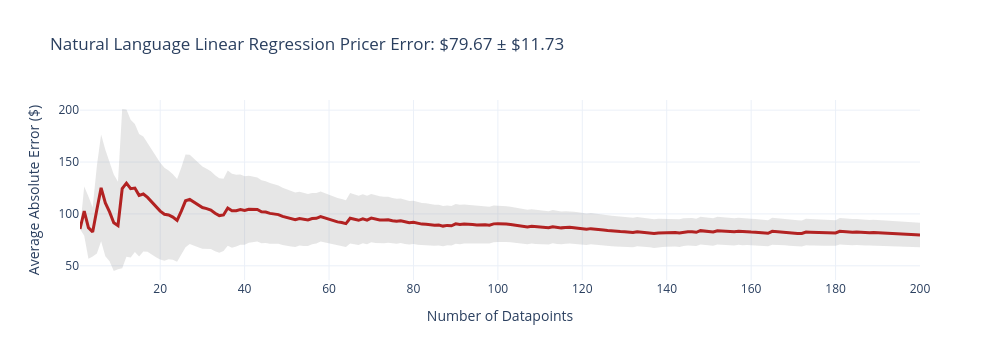
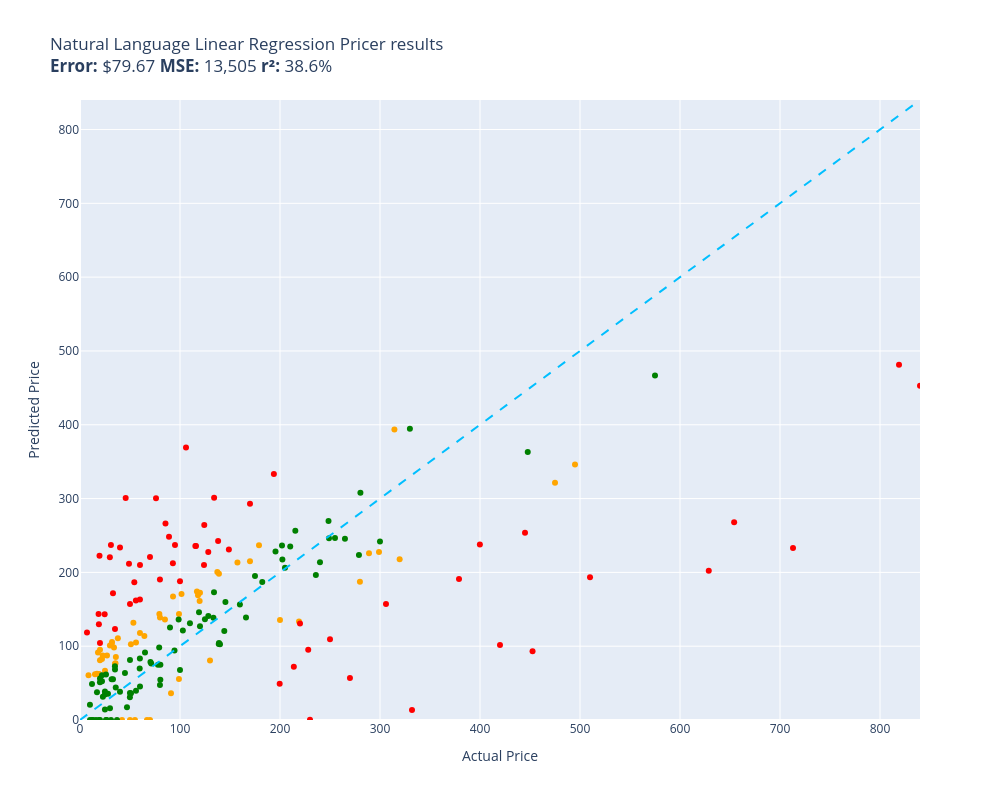

Notebook cell for these charts, in order:
### Code cell
evaluate(natural_language_linear_regression_pricer, test)

### Figure 1 — Plotly figure (JSON) as saved in the notebook; plotly's stock layout.template omitted (floating-point values rounded to 4 significant figures; data arrays with more than 128 entries replaced by an {"elided": "..."} marker saying what was removed)
{"data": [{"fill": "toself", "fillcolor": "rgba(128,128,128,0.2)", "hoverinfo": "skip", "line": {"color": "rgba(255,255,255,0)"}, "name": "95% CI", "showlegend": false, "type": "scatter", "x": {"elided": "400 int values"}, "y": {"elided": "400 float values"}}, {"customdata": {"elided": "200x1 float values"}, "hovertemplate": "n=%{x}<br>Avg Error=$%{y:,.2f}<br>±95% CI=$%{customdata[0]:,.2f}<extra></extra>", "line": {"color": "firebrick", "width": 3}, "mode": "lines", "name": "Cumulative Avg Error", "type": "scatter", "x": {"elided": "200 int values"}, "y": {"elided": "200 float values"}}], "layout": {"height": 360, "showlegend": false, "title": {"text": "Natural Language Linear Regression Pricer Error: $79.67 ± $11.73"}, "width": 1000, "xaxis": {"title": {"text": "Number of Datapoints"}}, "yaxis": {"title": {"text": "Average Absolute Error ($)"}}}}

### Figure 2 — Plotly figure (JSON) as saved in the notebook; plotly's stock layout.template omitted (floating-point values rounded to 4 significant figures)
{"data": [{"customdata": [["Old Blood Noise Excess V2 Distortion Cho...\nGuess=$133.41 Actual=$219.00"], ["NewPower99 Battery Kit for Samsung Galax...\nGuess=$0.00 Actual=$54.95"], ["EXMAX NG-10X Fresnel Lens Focusing Adapt...\nGuess=$0.00 Actual=$69.98"], ["46mm Digital Pro High-Resolution Close-U...\nGuess=$80.81 Actual=$19.99"], ["GJY Portable TV,10.6 inch Mini TV for AT...\nGuess=$143.47 Actual=$79.36"], ["HK SYSTEMS 13\" Heavy Duty Black \"Push\" O...\nGuess=$136.02 Actual=$84.95"], ["Mini PC, Kinupute Desktop Computer E3-12...\nGuess=$345.99 Actual=$495.00"], ["10GBase-LR SFP+ Transceiver, Handar 10GB...\nGuess=$95.13 Actual=$19.99"], ["Deco Mount Pro Tripod Microphone Stand w...\nGuess=$117.88 Actual=$59.95"], ["Southwire 120V/15A Right Angle User Atta...\nGuess=$110.87 Actual=$37.87"], ["DALDED LED Light Kit for Lego Sonic Gree...\nGuess=$66.77 Actual=$24.99"], ["152MM Hole Saws M42 Bi-Metal High Speed ...\nGuess=$91.55 Actual=$17.99"], ["Baseball Backpacks Large 18 Inch Bookbag...\nGuess=$103.33 Actual=$31.77"], ["Adams Check Payment and Deposit Register...\nGuess=$76.86 Actual=$35.49"], ["3D Tree Hole Branches 075 Stair Risers D...\nGuess=$80.56 Actual=$129.99"], ["KOHLER 18865-CP Filtered Water Faucet, P...\nGuess=$321.35 Actual=$475.00"], ["Fjallraven, Kanken Laptop 15\" Backpack f...\nGuess=$161.36 Actual=$119.65"], ["Projector, CRAZVIEW Projector with WiFi ...\nGuess=$131.89 Actual=$53.40"], ["Festool 492370 Platin 2 S1000 Grit 6-Inc...\nGuess=$36.33 Actual=$91.00"], ["Miyaya@ Funny Animal Masks Collection fo...\nGuess=$62.61 Actual=$16.99"], ["Trail Gear Twin Stick Kit for Top Shift ...\nGuess=$187.42 Actual=$279.92"], ["Beck/Arnley 0421945 Air Filter\nGuess=$85.25 Actual=$35.87"], ["Ceramic Talavera Mexican Tile 4x4\", 9 Pi...\nGuess=$100.85 Actual=$29.95"], ["Marvel Legends Series X-Men 6-Inch Archa...\nGuess=$55.52 Actual=$98.95"], ["Intrepid International Dressage Letters-...\nGuess=$87.49 Actual=$26.99"], ["EMART Photography C Stand with Boom Arm,...\nGuess=$172.30 Actual=$119.99"], ["Replacement Remote Control for PANASONIC...\nGuess=$76.09 Actual=$34.95"], ["KS K-STORM Replacement Silicone Mushroom...\nGuess=$60.80 Actual=$8.50"], ["LSSAGOON Backpack for Women Teen Kids Gi...\nGuess=$98.11 Actual=$33.99"], ["Grey Pneumatic 1311SD Impact Socket Set\nGuess=$213.31 Actual=$157.43"], ["4pc Wheel Spacers Adapters 4\" (2inch Per...\nGuess=$174.21 Actual=$116.95"], ["LSI Broadcom SAS 9300-8i 8-port 12Gb/s S...\nGuess=$168.99 Actual=$118.00"], ["Mikrotik RB3011UIAS-RM RouterBOARD 10xGi...\nGuess=$227.59 Actual=$299.00"], ["AC Compressor & A/C Kit For BMW 335i 335...\nGuess=$393.55 Actual=$314.41"], ["Linkloos Solar Street Lights Outdoor Wat...\nGuess=$104.96 Actual=$55.99"], ["Universal Power Group 12V 100Ah Sealed L...\nGuess=$135.48 Actual=$199.99"], ["Auertech Portable Washing Machine, 14lbs...\nGuess=$143.68 Actual=$98.99"], ["18 Inch White Undermount Kitchen Sink - ...\nGuess=$236.68 Actual=$179.00"], ["New Replacement seat cover fits Yamaha M...\nGuess=$198.11 Actual=$138.95"], ["Evan Fischer Radiator Cooling Fan Assemb...\nGuess=$200.61 Actual=$137.34"], ["Raspberry Pi 3 Model B+ Aluminum Case Me...\nGuess=$62.14 Actual=$14.99"], ["LCD Screen for Dell Inspiron 17R 17.3\" H...\nGuess=$113.77 Actual=$64.37"], ["CTLAMP XL-2100 Professional Quality XL-2...\nGuess=$105.68 Actual=$32.00"], ["Baumgartens Sicurix Blank PVC ID Cards (...\nGuess=$62.27 Actual=$19.11"], ["Venom Power Terra Hunter R/T+ R/T All-Te...\nGuess=$217.85 Actual=$319.65"], ["Audio Techinca ATW-T1002 System 10 Handh...\nGuess=$225.83 Actual=$289.00"], ["LD Compatible Ink Cartridge Replacement ...\nGuess=$0.00 Actual=$41.99"], ["BXYJY for Samsung Galaxy Z Fold 3 Case w...\nGuess=$0.00 Actual=$49.99"], ["sabermaster TCG Playmat yugioh playmat T...\nGuess=$82.80 Actual=$21.99"], ["Star Wars Die-Cast Metal TITANIUM Series...\nGuess=$87.53 Actual=$22.70"], ["DuraGo BR5330 Front Vented Disc Brake Ro...\nGuess=$170.88 Actual=$101.51"], ["Samsung DA97-07603B Freezer Ice Maker As...\nGuess=$167.25 Actual=$93.02"], ["KZ ZS10 Pro in Ear Monitor Headphone KZ ...\nGuess=$0.00 Actual=$66.99"], ["Pyle 2x120 Watt Home Audio Speaker Power...\nGuess=$102.68 Actual=$50.92"], ["MonMount Triple Monitor Stand Freestandi...\nGuess=$138.95 Actual=$79.99"], ["Xiaomi Redmi 10 2022 NFC 4G LTE (128GB +...\nGuess=$214.97 Actual=$169.99"]], "hovertemplate": "%{customdata[0]}<extra></extra>", "legendgroup": "orange", "marker": {"color": "orange", "size": 6, "symbol": "circle"}, "mode": "markers", "name": "orange", "orientation": "v", "showlegend": true, "type": "scatter", "x": [219.0, 54.95, 69.98, 19.99, 79.36, 84.95, 495.0, 19.99, 59.95, 37.87, 24.99, 17.99, 31.77, 35.49, 130.0, 475.0, 119.7, 53.4, 91.0, 16.99, 279.9, 35.87, 29.95, 98.95, 26.99, 120.0, 34.95, 8.5, 33.99, 157.4, 117.0, 118.0, 299.0, 314.4, 55.99, 200.0, 98.99, 179.0, 138.9, 137.3, 14.99, 64.37, 32.0, 19.11, 319.6, 289.0, 41.99, 49.99, 21.99, 22.7, 101.5, 93.02, 66.99, 50.92, 79.99, 170.0], "xaxis": "x", "y": [133.4, 0.0, 0.0, 80.81, 143.5, 136.0, 346.0, 95.13, 117.9, 110.9, 66.77, 91.55, 103.3, 76.86, 80.56, 321.4, 161.4, 131.9, 36.33, 62.61, 187.4, 85.25, 100.8, 55.52, 87.49, 172.3, 76.09, 60.8, 98.11, 213.3, 174.2, 169.0, 227.6, 393.6, 105.0, 135.5, 143.7, 236.7, 198.1, 200.6, 62.14, 113.8, 105.7, 62.27, 217.9, 225.8, 0.0, 0.0, 82.8, 87.53, 170.9, 167.3, 0.0, 102.7, 138.9, 215.0], "yaxis": "y"}, {"customdata": [["telpo Headlight Assembly Fit For 15 Camr...\nGuess=$235.83 Actual=$115.99"], ["Stand for Raven Pro Document Scanner - P...\nGuess=$220.42 Actual=$29.85"], ["RBC12-UPC Replacement Battery Cartridge ...\nGuess=$0.39 Actual=$229.99"], ["Bam France 2002XL Contoured Hightech Bla...\nGuess=$232.89 Actual=$713.00"], ["Metabo HPT 36V MultiVolt™ Cordless Rotar...\nGuess=$191.01 Actual=$379.00"], ["Innovative Percussion CB-6 Chamois Bass ...\nGuess=$186.64 Actual=$54.32"], ["LOVE MEI Galaxy S10 Lite Case, Military ...\nGuess=$171.57 Actual=$32.98"], ["CORSAIR Dominator Platinum RGB 32GB (2x1...\nGuess=$210.06 Actual=$124.00"], ["Bam Trekking 3027SB Single Black Clarine...\nGuess=$13.71 Actual=$332.00"], ["DEWALT 20V MAX* XR Impact Driver with Bl...\nGuess=$92.98 Actual=$452.53"], ["Scranton & Co 3 Drawer Mobile File Cabin...\nGuess=$235.68 Actual=$115.35"], ["Canon EOS Rebel T7 Digital SLR Camera wi...\nGuess=$481.29 Actual=$819.00"], ["Task T24287 Roman Ogee Router Bit with 1...\nGuess=$161.91 Actual=$55.88"], ["Travelpro Platinum Elite Slim Business L...\nGuess=$72.03 Actual=$213.83"], ["JRready ST6313 DT Deutsch Connector Kit,...\nGuess=$49.13 Actual=$199.68"], ["15\" Locking Shower Head Extension Arm in...\nGuess=$190.26 Actual=$79.95"], ["Mylites+ Standard Comic Book Mylar Sleev...\nGuess=$123.19 Actual=$34.99"], ["Dakota Alert MURS Alert Probe Sensor - M...\nGuess=$130.85 Actual=$219.99"], ["Diversitech WG840585 Motor, (Ddb) 1/3Hp,...\nGuess=$301.14 Actual=$134.12"], ["Retevis RT68 Soft Earhook Walkie Talkie ...\nGuess=$118.45 Actual=$6.99"], ["MC: Pindicator (Dual Intensity Amber)\nGuess=$233.71 Actual=$40.00"], ["Poison Spyder 10-08-020 Rocker Knocker\nGuess=$202.31 Actual=$628.76"], ["Lighted Triangle Mirror Cabinet Bathroom...\nGuess=$253.68 Actual=$445.00"], ["BESTILL Wall Mounted Shower Faucet Set, ...\nGuess=$300.33 Actual=$76.00"], ["Engine Thermostat, Replace 19301-PAA-306...\nGuess=$129.60 Actual=$18.89"], ["Dell Optiplex 390 Desktop Computer i3 3....\nGuess=$264.20 Actual=$124.27"], ["Neporal Full Spectrum Light Bulb, 6000K ...\nGuess=$143.76 Actual=$18.59"], ["LEGO Marvel Avengers War Machine Buster ...\nGuess=$163.42 Actual=$59.95"], ["Kingston Brass KS269SN Kingston Clawfoot...\nGuess=$156.99 Actual=$305.99"], ["KOHLER K-1185540-CP Assembly-Slider\nGuess=$300.82 Actual=$45.67"], ["Trim Kit for 2-handle Shower & Tub Valve...\nGuess=$237.07 Actual=$94.99"], ["iPhone 12/12 Pro Nicaragua Guardabarranc...\nGuess=$104.22 Actual=$19.97"], ["Pioneer 2AM401-BN Two Handle Kitchen Fau...\nGuess=$95.32 Actual=$228.22"], ["Aeromotive 13304 Regulator, X1 Adjustabl...\nGuess=$57.01 Actual=$269.95"], ["4LT LUMINETTE Vanity Opal GLS BSN\nGuess=$187.98 Actual=$99.99"], ["Canon Sure Shot 90u 35mm Date Camera\nGuess=$237.67 Actual=$399.89"], ["Wilkinson LOW GAUSS Vintage Tone Strat S...\nGuess=$237.23 Actual=$30.93"], ["Ibanez M510OVS Acoustic Mandolin in Vint...\nGuess=$293.09 Actual=$169.99"], ["Berta (6 Pieces) 1-1/4 inch Overlay, 90 ...\nGuess=$143.26 Actual=$24.66"], ["CradlePoint Compact Broadband Router (CB...\nGuess=$248.29 Actual=$89.00"], ["ECCPP Power Steering Pump for 2009-2010 ...\nGuess=$266.35 Actual=$85.48"], ["Skullcandy Hesh Evo Bluetooth Headphones...\nGuess=$220.70 Actual=$69.99"], ["ROHL WSGUM3018WH Wire Sink Grids, White\nGuess=$227.52 Actual=$128.28"], ["ASUS VY279HE-W 27” 1080P Monitor - White...\nGuess=$242.52 Actual=$138.10"], ["Music Hall pa15.3 MM/MC Phono Preamplifi...\nGuess=$109.36 Actual=$250.00"], ["Lorell Bell Chair Glide, 2.5\", Black\nGuess=$222.37 Actual=$19.50"], ["4 Inches Rolled Muffler Tip Catback Exha...\nGuess=$333.28 Actual=$193.88"], ["Competition Clutch Disc and Pressure Pla...\nGuess=$193.32 Actual=$510.00"], ["KUNFINE Android Radio CarPlay & Android ...\nGuess=$369.18 Actual=$106.00"], ["A-Premium Front Suspension Steering Knuc...\nGuess=$211.72 Actual=$48.99"], ["Dell XPS 13 9343-2727SLV 13.3\" Full HD S...\nGuess=$452.95 Actual=$839.99"], ["Pacific Drums PDCM1618TTRB 16 x 18 Inche...\nGuess=$101.51 Actual=$419.99"], ["Vinyl Soft Top Roll-up Adjustable Truck ...\nGuess=$231.10 Actual=$148.88"], ["Blanco 230966 Valea Stainless Steel Sink...\nGuess=$212.52 Actual=$92.88"], ["Empava 24\" Single Wall Ovens 10 Cooking ...\nGuess=$267.90 Actual=$654.14"], ["Viola Bow 4/4 Full Size Carbon Fiber (Bl...\nGuess=$157.15 Actual=$49.99"], ["Fender Hendrix Voodoo Child Coiled Instr...\nGuess=$210.05 Actual=$59.99"]], "hovertemplate": "%{customdata[0]}<extra></extra>", "legendgroup": "red", "marker": {"color": "red", "size": 6, "symbol": "circle"}, "mode": "markers", "name": "red", "orientation": "v", "showlegend": true, "type": "scatter", "x": [116.0, 29.85, 230.0, 713.0, 379.0, 54.32, 32.98, 124.0, 332.0, 452.5, 115.3, 819.0, 55.88, 213.8, 199.7, 79.95, 34.99, 220.0, 134.1, 6.99, 40.0, 628.8, 445.0, 76.0, 18.89, 124.3, 18.59, 59.95, 306.0, 45.67, 94.99, 19.97, 228.2, 269.9, 99.99, 399.9, 30.93, 170.0, 24.66, 89.0, 85.48, 69.99, 128.3, 138.1, 250.0, 19.5, 193.9, 510.0, 106.0, 48.99, 840.0, 420.0, 148.9, 92.88, 654.1, 49.99, 59.99], "xaxis": "x", "y": [235.8, 220.4, 0.3932, 232.9, 191.0, 186.6, 171.6, 210.1, 13.71, 92.98, 235.7, 481.3, 161.9, 72.03, 49.13, 190.3, 123.2, 130.9, 301.1, 118.5, 233.7, 202.3, 253.7, 300.3, 129.6, 264.2, 143.8, 163.4, 157.0, 300.8, 237.1, 104.2, 95.32, 57.01, 188.0, 237.7, 237.2, 293.1, 143.3, 248.3, 266.3, 220.7, 227.5, 242.5, 109.4, 222.4, 333.3, 193.3, 369.2, 211.7, 453.0, 101.5, 231.1, 212.5, 267.9, 157.1, 210.1], "yaxis": "y"}, {"customdata": [["SuppliesOutlet Compatible Toner Cartridg...\nGuess=$120.66 Actual=$144.29"], ["ACDelco GM Original Equipment FW339 Fron...\nGuess=$256.46 Actual=$215.33"], ["8544771 Dryer Heating Element, 279816 Th...\nGuess=$43.93 Actual=$35.74"], ["Pump Head TBVECHI 175PSI 4KW 5.5HP 21CFM...\nGuess=$394.50 Actual=$329.90"], ["Panasonic KX-TG6511B DECT 6.0 PLUS Expan...\nGuess=$98.28 Actual=$79.20"], ["LD Products Compatible Toner Cartridge R...\nGuess=$81.20 Actual=$49.98"], ["APS iBoard 6-inch Aluminum (Black Powder...\nGuess=$234.93 Actual=$210.23"], ["PEMP E65 E66 CDC Simulate Optical Fiber ...\nGuess=$146.07 Actual=$119.00"], ["Intermatic PX300 12V 300W Transformer wi...\nGuess=$173.02 Actual=$134.00"], ["SKB iSeries 3i-13096-6KP Case for BlackM...\nGuess=$195.23 Actual=$174.99"], ["June Garden 12\" Sweet Dolly Charlotte - ...\nGuess=$56.28 Actual=$19.99"], ["Aolemi Oil Rubbed Bronze Single Function...\nGuess=$136.29 Actual=$98.65"], ["Clementoni 39132.5 Jigsaw Puzzle 1,000 P...\nGuess=$47.46 Actual=$79.95"], ["GanFindX Portable Car Hand Controls for ...\nGuess=$156.50 Actual=$159.90"], ["KOMPUTERBAY 4GB 2X 2GB DDR2 1066MHz PC2-...\nGuess=$54.50 Actual=$80.34"], ["Evergreen HSHB2005 Cylinder Head Gasket ...\nGuess=$69.61 Actual=$59.69"], ["Tidal Front + Rear Fender Flares 4PC Poc...\nGuess=$246.46 Actual=$254.99"], ["Wenger City Upgrade Laptop Backpack with...\nGuess=$159.79 Actual=$145.42"], ["AUTOFREE LED Tail Lights Assembly Compat...\nGuess=$236.56 Actual=$201.99"], ["Evan-Fischer Front Bumper Cover Compatib...\nGuess=$217.47 Actual=$202.38"], ["Laisomeke Waterproof Junction Box, Unive...\nGuess=$0.00 Actual=$11.99"], ["Sumerain S1339CM Double Handle Widesprea...\nGuess=$196.31 Actual=$235.86"], ["Webcem Solar Shed Light Outdoor Indoor, ...\nGuess=$74.81 Actual=$77.96"], ["Western Digital Enterprise RE4-GP 2TB SA...\nGuess=$130.94 Actual=$109.95"], ["DIMARZIO 204284 DP 163FBK Blues Bucker G...\nGuess=$125.40 Actual=$89.99"], ["VLAND LED Smoked Taillights Compatible F...\nGuess=$213.85 Actual=$239.99"], ["PM Auto Front Right Quick Complete Strut...\nGuess=$136.37 Actual=$124.94"], ["Tablet PC Cover Compatible with Lenovo T...\nGuess=$55.36 Actual=$31.61"], ["Ultra Duster Canned Air Net 10 Oz 6-Pack\nGuess=$30.89 Actual=$49.90"], ["IQShield Screen Protector Compatible wit...\nGuess=$20.63 Actual=$9.95"], ["Liberty Imports 12 Pack: US Military Toy...\nGuess=$37.43 Actual=$16.98"], ["Pidoko Kids Train Table, Grey with 90 Pc...\nGuess=$126.90 Actual=$119.97"], ["Satco S9596, 4 Count (Pack of 1), 4.18\nGuess=$48.83 Actual=$12.00"], ["ANZO USA 111207 GMC SIERRA 99-06 / YUKON...\nGuess=$186.86 Actual=$182.28"], ["KUNN Small Electrician Tool Pouch Utilit...\nGuess=$52.33 Actual=$21.99"], ["Walker Exhaust Ultra EPA 16478 Direct Fi...\nGuess=$466.57 Actual=$574.99"], ["GE RPWF SmartWater Comparable Refrigerat...\nGuess=$0.00 Actual=$36.99"], ["Urth 62mm UV, Circular Polarizing (CPL),...\nGuess=$104.45 Actual=$139.00"], ["MGP Caliper Covers 39011SACURD Red Powde...\nGuess=$246.31 Actual=$249.00"], ["Royal Designs, Inc. Decorative Abundant ...\nGuess=$38.52 Actual=$24.95"], ["NewFantasia Replacement Audio Cable with...\nGuess=$0.00 Actual=$31.00"], ["MONOCARBON Forged Carbon Fiber Case for ...\nGuess=$45.25 Actual=$59.99"], ["DuraGo 29515020 Front Hub Assembly\nGuess=$140.95 Actual=$128.34"], ["MXR Carbon Copy Deluxe Analog Delay Guit...\nGuess=$228.45 Actual=$195.50"], ["Chalkboard Name Badges with Magnetic Bac...\nGuess=$51.22 Actual=$19.95"], ["GENUINE VOLVO THERMOSTAT (3.0, 3.2) S60 ...\nGuess=$121.40 Actual=$102.85"], ["USB Charger, CIVIE High Speed 60W Multip...\nGuess=$0.00 Actual=$15.99"], ["Pyle Wireless Rear View Backup Camera - ...\nGuess=$78.55 Actual=$70.45"], ["Cardone 84-58642 New HEI Electronic Dist...\nGuess=$138.81 Actual=$165.99"], ["Hp Pavilion P7-1257c Motherboard Aahd3-h...\nGuess=$83.42 Actual=$59.86"], ["Kastar Battery Pack Replacement for Sony...\nGuess=$0.00 Actual=$19.99"], ["Amana Tool - SC587 Carbide Tipped 3-Wing...\nGuess=$76.70 Actual=$71.23"], ["AZX Stylus Pencil for Apple iPad Pro 202...\nGuess=$15.98 Actual=$29.99"], ["UPR Mach 1 Chin Spoiler Fits 94-98 Musta...\nGuess=$91.37 Actual=$64.99"], ["SP Air Corporation SP-8102BU 1/4-Inch He...\nGuess=$206.29 Actual=$204.99"], ["Diversitech UC2436-3 Ultralite Condenser...\nGuess=$74.93 Actual=$80.39"], ["200 ' feet True 14 Gauge AWG CCA Speaker...\nGuess=$63.67 Actual=$44.95"], ["APS iBoard (304 Stainless Steel Polished...\nGuess=$245.72 Actual=$264.95"], ["200 Couples Conversation Cards - Enjoy B...\nGuess=$55.28 Actual=$32.97"], ["The Puppet Company - Carpet-Unicorn, Whi...\nGuess=$0.00 Actual=$19.00"], ["KYX Racing Hardened Steel Center Drive S...\nGuess=$17.36 Actual=$46.99"], ["StonKraft Brass Chess Board Game Set wit...\nGuess=$102.76 Actual=$140.00"], ["VIPMOTOZ Sequential Turn Signal Premium ...\nGuess=$223.41 Actual=$278.94"], ["OEM Samsung Remote Control Shipped with ...\nGuess=$39.69 Actual=$56.00"], ["Custom Engagement Logo Desk Embosser Sea...\nGuess=$36.57 Actual=$49.95"], ["520 Pieces Christmas Envelope Seal Stick...\nGuess=$0.00 Actual=$25.99"], ["BestPricedDecals Wine A BIT, You'll Feel...\nGuess=$0.00 Actual=$12.98"], ["VATOS 4 Packs Bubble Machine Gun for Kid...\nGuess=$31.53 Actual=$22.88"], ["Steering Wheel, Carbon Fiber Automotive ...\nGuess=$363.14 Actual=$447.74"], ["VONADO Space Wars Colonial Viper MK1 Bui...\nGuess=$38.35 Actual=$39.99"], ["Replacement Remote Control fit for Sony ...\nGuess=$0.00 Actual=$9.99"], ["Disney Princess Sparkling Princess Sleep...\nGuess=$34.56 Actual=$24.95"], ["Glovion Music Stand Light, Clip On Piano...\nGuess=$35.51 Actual=$27.99"], ["Intex River Run Connect Lounge (Four)\nGuess=$94.25 Actual=$94.49"], ["Think Gizmos Build Your Own Robot Toys f...\nGuess=$14.22 Actual=$24.95"], ["HP Laserjet 2100 Laser Printer W/Test Pr...\nGuess=$241.84 Actual=$299.98"], ["PowerSport Front Rear Brakes and Rotors ...\nGuess=$269.57 Actual=$248.51"], ["VTech Strum and Jam Kidi Musical Guitar ...\nGuess=$60.66 Actual=$21.99"], ["Targus CityGear Durable Backpack, Black,...\nGuess=$138.64 Actual=$133.43"], ["W11130208 W10695459 Refrigerator LED Mod...\nGuess=$0.00 Actual=$26.59"], ["Jada Toys Ryan's World Combo Panda Airli...\nGuess=$72.74 Actual=$34.94"], ["STICKGOO Peel and Stick Backsplash for K...\nGuess=$68.36 Actual=$34.99"], ["Garmin 010-12402-10 GT15M-TM Transom-Mou...\nGuess=$102.93 Actual=$138.74"], ["Fitness Center Gym Room Weight Train Dua...\nGuess=$67.66 Actual=$99.99"], ["For Volvo C70 S70 V70 V40 S40 AC Compres...\nGuess=$307.95 Actual=$280.41"], ["Refresh NSF-53 Premium Replacement Refri...\nGuess=$36.39 Actual=$50.99"], ["NICKSTON Red Sparkling Glitter Slim Band...\nGuess=$61.65 Actual=$25.99"]], "hovertemplate": "%{customdata[0]}<extra></extra>", "legendgroup": "green", "marker": {"color": "green", "size": 6, "symbol": "circle"}, "mode": "markers", "name": "green", "orientation": "v", "showlegend": true, "type": "scatter", "x": [144.3, 215.3, 35.74, 329.9, 79.2, 49.98, 210.2, 119.0, 134.0, 175.0, 19.99, 98.65, 79.95, 159.9, 80.34, 59.69, 255.0, 145.4, 202.0, 202.4, 11.99, 235.9, 77.96, 110.0, 89.99, 240.0, 124.9, 31.61, 49.9, 9.95, 16.98, 120.0, 12.0, 182.3, 21.99, 575.0, 36.99, 139.0, 249.0, 24.95, 31.0, 59.99, 128.3, 195.5, 19.95, 102.8, 15.99, 70.45, 166.0, 59.86, 19.99, 71.23, 29.99, 64.99, 205.0, 80.39, 44.95, 264.9, 32.97, 19.0, 46.99, 140.0, 278.9, 56.0, 49.95, 25.99, 12.98, 22.88, 447.7, 39.99, 9.99, 24.95, 27.99, 94.49, 24.95, 300.0, 248.5, 21.99, 133.4, 26.59, 34.94, 34.99, 138.7, 99.99, 280.4, 50.99, 25.99], "xaxis": "x", "y": [120.7, 256.5, 43.93, 394.5, 98.28, 81.2, 234.9, 146.1, 173.0, 195.2, 56.28, 136.3, 47.46, 156.5, 54.5, 69.61, 246.5, 159.8, 236.6, 217.5, 0.0, 196.3, 74.81, 130.9, 125.4, 213.9, 136.4, 55.36, 30.89, 20.63, 37.43, 126.9, 48.83, 186.9, 52.33, 466.6, 0.0, 104.5, 246.3, 38.52, 0.0, 45.25, 140.9, 228.4, 51.22, 121.4, 0.0, 78.55, 138.8, 83.42, 0.0, 76.7, 15.98, 91.37, 206.3, 74.93, 63.67, 245.7, 55.28, 0.0, 17.36, 102.8, 223.4, 39.69, 36.57, 0.0, 0.0, 31.53, 363.1, 38.35, 0.0, 34.56, 35.51, 94.25, 14.22, 241.8, 269.6, 60.66, 138.6, 0.0, 72.74, 68.36, 102.9, 67.66, 307.9, 36.39, 61.65], "yaxis": "y"}, {"hoverinfo": "skip", "line": {"color": "deepskyblue", "dash": "dash", "width": 2}, "mode": "lines", "name": "y = x", "showlegend": false, "type": "scatter", "x": [0, 840.0], "y": [0, 840.0]}], "layout": {"height": 800, "legend": {"title": {"text": "color"}, "tracegroupgap": 0}, "showlegend": false, "title": {"text": "Natural Language Linear Regression Pricer results<br><b>Error:</b> $79.67 <b>MSE:</b> 13,505 <b>r²:</b> 38.6%"}, "width": 1000, "xaxis": {"anchor": "y", "domain": [0, 1], "range": [0, 840.0], "title": {"text": "Actual Price"}}, "yaxis": {"anchor": "x", "domain": [0, 1], "range": [0, 840.0], "title": {"text": "Predicted Price"}}}}
